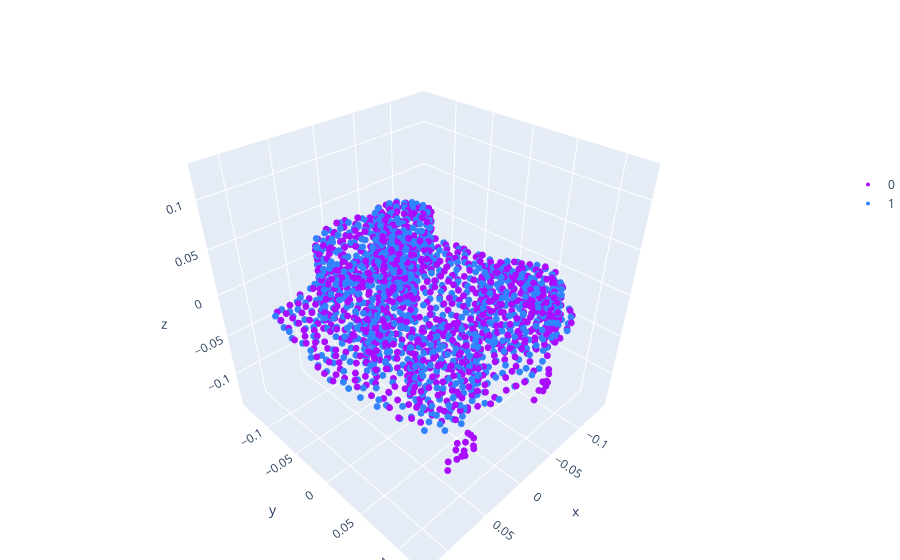

This figure's notebook cell:
### Code cell
# Concatenate points_anchor and points_action, and create a label vector for each point
import numpy as np
from rpad.visualize_3d.plots import pointcloud_fig
from rpad.visualize_3d.plots import segmentation_fig
data = dataset[65]
points = data["points_anchor"]
points_action = data["points_action"]
print(points.shape, points_action.shape)
points_all = np.concatenate((points, points_action), axis=1)
labels = np.concatenate(
    (
        np.zeros((points.shape[1])),
        np.ones((points_action.shape[1])),
    ),
    axis=0,
).astype(int)
print(labels.shape)
segmentation_fig(
    points_all[0],
    labels,
)
# segmentation_fig(
#     points[0],
#     np.zeros((points.shape[1])).astype(int),
# )

### Figure 1 — Plotly figure (JSON) as saved in the notebook; plotly's stock layout.template omitted (floating-point values rounded to 4 significant figures; data arrays with more than 128 entries replaced by an {"elided": "..."} marker saying what was removed)
{"data": [{"marker": {"color": "#AA0DFE", "line": {"width": 0}, "size": 4}, "mode": "markers", "name": "0", "scene": "scene", "type": "scatter3d", "x": {"elided": "1024 float values"}, "y": {"elided": "1024 float values"}, "z": {"elided": "1024 float values"}}, {"marker": {"color": "#3283FE", "line": {"width": 0}, "size": 4}, "mode": "markers", "name": "1", "scene": "scene", "type": "scatter3d", "x": {"elided": "1024 float values"}, "y": {"elided": "1024 float values"}, "z": {"elided": "1024 float values"}}], "layout": {"legend": {"x": 1, "y": 0.75}, "margin": {"b": 0, "l": 0, "r": 0, "t": 40}, "scene": {"aspectratio": {"x": 1, "y": 1, "z": 1}, "xaxis": {"nticks": 10, "range": [-0.1499, 0.1287]}, "yaxis": {"nticks": 10, "range": [-0.1477, 0.131]}, "zaxis": {"nticks": 10, "range": [-0.1449, 0.1338]}}, "showlegend": true}}
